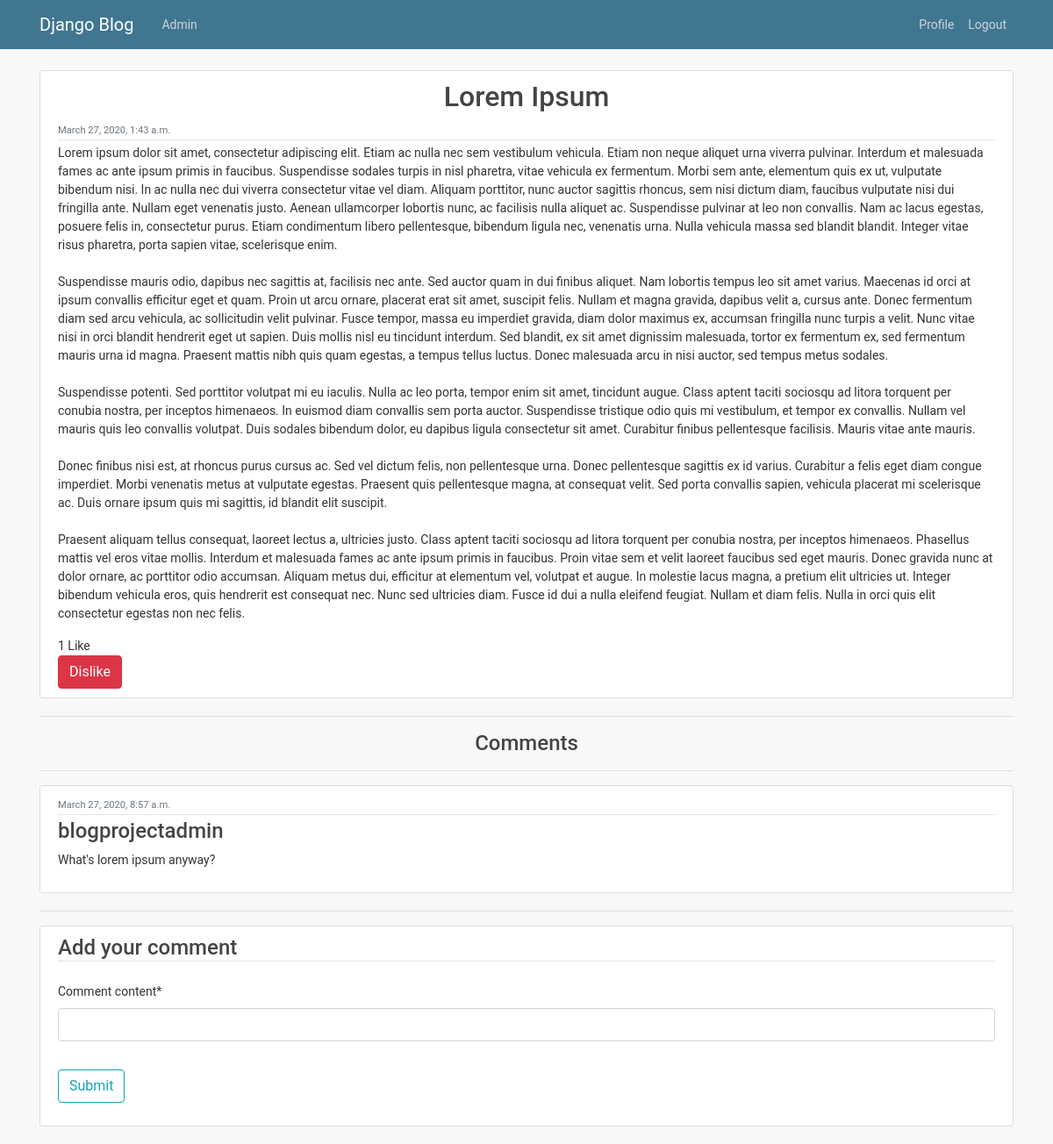
The app's page /article/6/long-test/ (signed in), older data.
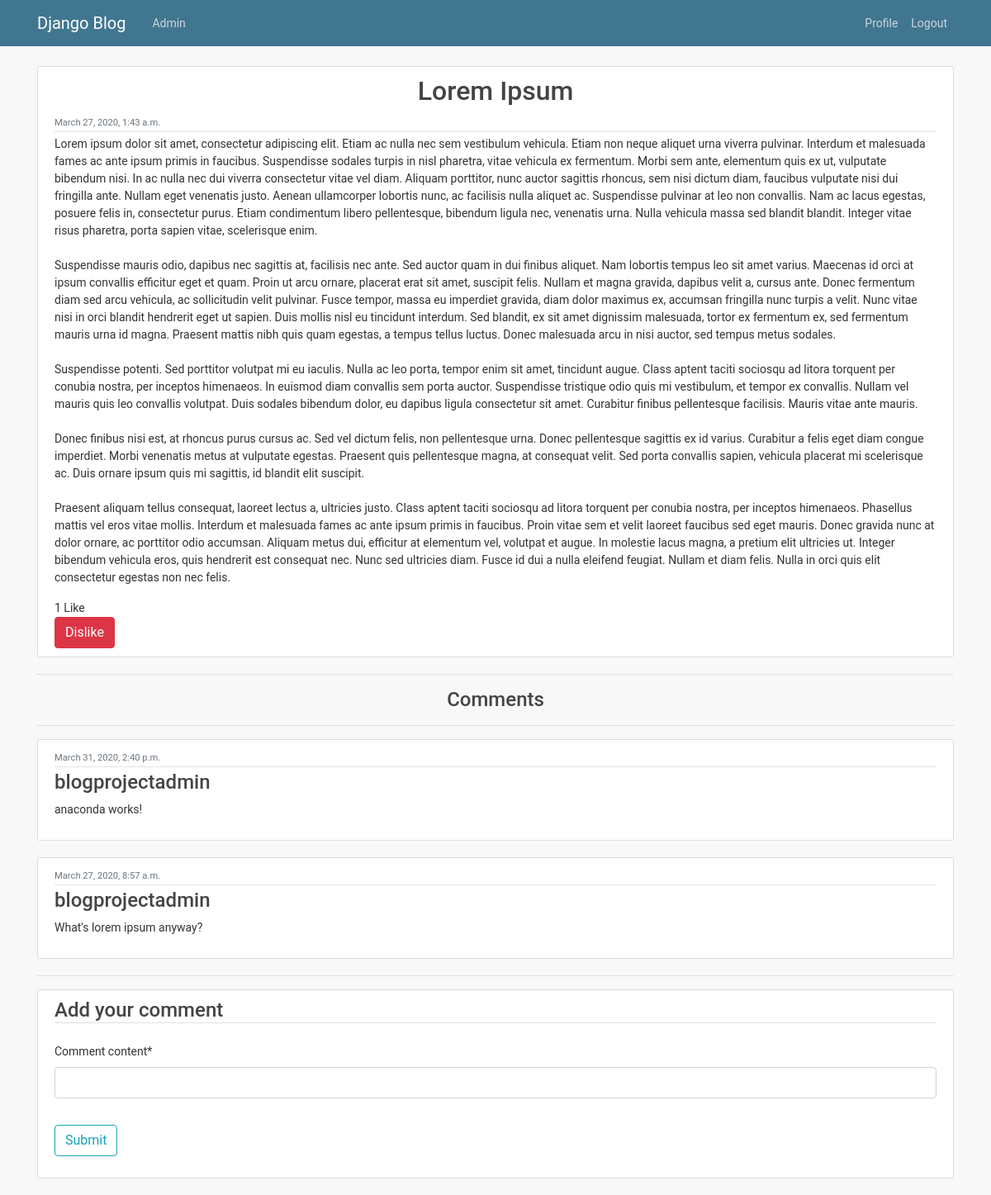
The same page, newer data.
### blogs/models.py (models this page shows, shortened)
class blog(models.Model):
    blogTitle = models.CharField(max_length=200, unique=True)
    blogSlug = models.SlugField(max_length=200, unique=True)
    blogContent = models.TextField()
    blogLikes = models.ManyToManyField(
        User, related_name='blogLikes', blank=True)
    blogDate = models.DateTimeField(default=timezone.now)
    class Meta:
        verbose_name = "blog"
        verbose_name_plural = "blogs"
        ordering = ["-blogDate"]
    def totalLikes(self):
        return self.blogLikes.count()

### users/models.py (models this page shows)
class comment(models.Model):
    commentAuthor = models.ForeignKey(
        User, on_delete=models.CASCADE, related_name='commentAuthor')
    commentBlog = models.ForeignKey(
        'blogs.blog', on_delete=models.CASCADE, related_name='commentBlog')
    commentContent = models.TextField()
    commentDate = models.DateTimeField(default=timezone.now)
    class Meta:
        verbose_name = "comment"
        verbose_name_plural = "comments"
        ordering = ["-commentDate"]

### blogs/views.py (the view)
# urls.py: path('article/<int:id>/<slug:slug>/', views.slug, name='slug')
@login_required
def slug(request, id, slug):
    instance = blog.objects.get(blogSlug=slug)
    comments = comment.objects.filter(commentBlog=id)
    if request.method == 'POST':
        commentform = CommentForm(request.POST)
        if commentform.is_valid():
            commentcontent = request.POST.get('comment_content')
            commentobjects = comment.objects.create(
                commentAuthor=request.user, commentBlog=instance, commentContent=commentcontent)
            commentobjects.save()
            messages.success(request, 'Your comment has been added!')
            return HttpResponseRedirect(request.path_info)
    else:
        commentform = CommentForm()
    is_liked = False
    if instance.blogLikes.filter(id=request.user.id).exists():
        is_liked = True
    context = {
        'instance': instance,
        'comments': comments,
        'commentform': commentform,
        'totalLikes': instance.totalLikes(),
        'is_liked': is_liked
    }
    return render(request, 'blogs/slug.html', context)

### users/forms.py
class CommentForm(forms.ModelForm):
    comment_content = forms.CharField(max_length=500)
    class Meta:
        model = comment
        fields = ['comment_content']

### templates/blogs/slug.html (shortened to what this page needs)
{% extends "blogs/index.html" %}
{% load crispy_forms_tags %}
{% block content %}
        <article class="media content-section">
          <div class="media-body">
            <h2 align="center"><a class="article-title">{{ instance.blogTitle }}</a></h2>
            <div class="article-metadata">
              <small class="text-muted">{{ instance.blogDate }}</small>
            </div>
            <p class="article-content">{{ instance.blogContent }}</p>
            {{totalLikes}} Like{{totalLikes|pluralize}}
            <form action="{% url 'like' %}" method="POST">
            {% if is_liked %}
            <button class="btn btn-danger" type="submit" value="{{instance.id}}" name="blog_id" >Dislike</button>
            {% else %}
            <button class="btn btn-info" type="submit" value="{{instance.id}}" name="blog_id" >Like</button>
            {% endif %}
        </form>
          </div>
        </article>
        <hr>
        <h4 align="center"> Comments</h4>
        <hr>
		{% for comment in comments %}
        <article class="media content-section">
            <div class="media-body">
                <div class="article-metadata">
                    <small class="text-muted">{{ comment.commentDate }}</small>
                </div>
                <h4><a class="article-title">{{ comment.commentAuthor }}</a></h4>
                <p class="article-content" > {{ comment.commentContent }}</p>
            </div>
        </article>
		{% empty %}
            <div class ="content-section">
			 <h5>No comments yet.</h5>
            </div>
        {% endfor %}
        <hr>
        <div class="content-section">
        <form method="POST">
            <fieldset class="form-group">
               <h5><legend class="border-bottom mb-4">Add your comment</legend></h5>
                {{ commentform|crispy }}
            </fieldset>
            <div class="form-group">
                <button class="btn btn-outline-info" type="submit">Submit</button>
            </div>
        </form>
        </div>
 {% endblock content %}

### templates/blogs/index.html (shortened to what this page needs)
{% load static %}
<!DOCTYPE html>
<html>
<head>
    <link rel="stylesheet" href="https://maxcdn.bootstrapcdn.com/bootstrap/4.0.0/css/bootstrap.min.css">
    <link rel="stylesheet" type="text/css" href="{% static 'css/indexstyle.css' %}">
</head>
<body>
    <header class="site-header">
      <nav class="navbar navbar-expand-md navbar-dark bg-steel fixed-top">
        <div class="container">
          <a class="navbar-brand mr-4" href="{% url 'home' %}">Django Blog</a>
          <div class="collapse navbar-collapse" id="navbarToggle">
            <div class="navbar-nav mr-auto">
              <a class="nav-item nav-link" href="{% url 'admin:index' %}">Admin</a>
            </div>
            <div class="navbar-nav">
              {% if user.is_authenticated %}
                <a class="nav-item nav-link" href="{% url 'profile' %}">Profile</a>
                <a class="nav-item nav-link" href="{% url 'logout' %}">Logout</a>
              {% else %}
                <a class="nav-item nav-link" href="{% url 'login' %}">Login</a>
                <a class="nav-item nav-link" href="{% url 'register' %}">Register</a>
              {% endif %}
            </div>
          </div>
        </div>
      </nav>
    </header>
    <main role="main" class="container">
      <div class="row">
        <div class="container">
          {% block content %}{% endblock %}
        </div>
      </div>
    </main>
</body>
</html>

### static/css/indexstyle.css (style rules this page uses)
body { background: #f8f8f8; color: #333333; margin-top: 5rem; font-size: 14px; font-family: "Roboto","Lucida Grande","DejaVu Sans","Bitstream Vera Sans",Verdana,Arial,sans-serif; }
h1, h2, h3, h4, h5, h6 { color: #444444; }
.bg-steel { background-color: #417690; }
.site-header .navbar-nav .nav-link { color: #cbd5db; }
.content-section { background: #ffffff; padding: 10px 20px; border: 1px solid #dddddd; border-radius: 3px; margin-bottom: 20px; }
.article-title { color: #444444; }
.article-content { white-space: pre-line; }
.article-metadata { padding-bottom: 1px; margin-bottom: 4px; border-bottom: 1px solid #e3e3e3 }

Row changes from the older to the newer data that the page shows:
added comment: commentDate "March 31, 2020, 2:40 p.m.", commentAuthor "blogprojectadmin", commentContent "anaconda works!"
